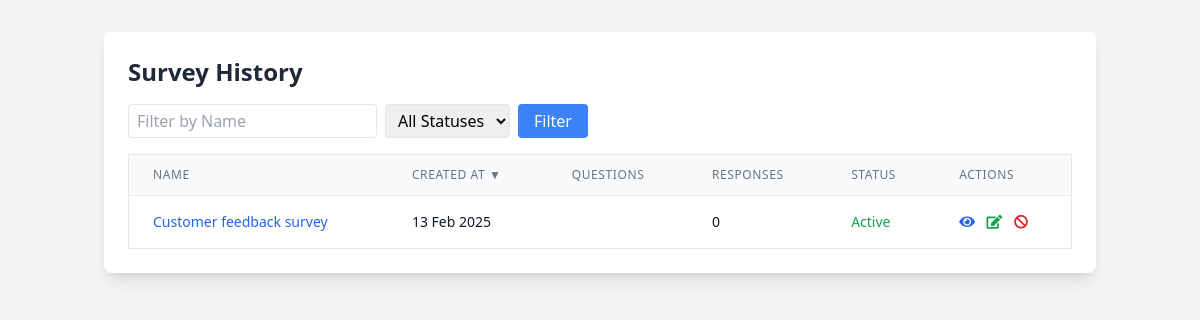
The app's page /survey/survey/history/ (signed in), older data.
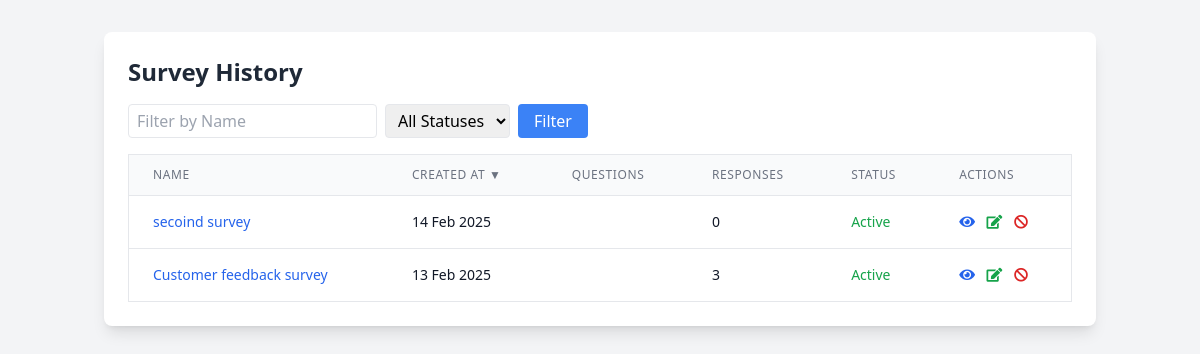
The same page, newer data.
### surveys/models.py (models this page shows, shortened)
class Survey(models.Model):
    title = models.CharField(max_length=200)
    description = models.TextField(blank=True, null=True)
    user = models.ForeignKey(
        settings.AUTH_USER_MODEL,
        on_delete=models.CASCADE,
        related_name='surveys',
        null=True  # Allow existing surveys to remain
    )
    created_at = models.DateTimeField(auto_now_add=True)
    updated_at = models.DateTimeField(auto_now=True)
    unique_link = models.CharField(max_length=16, unique=True, blank=True)
    external_link = models.CharField(max_length=16, unique=True, blank=True, null=True)
    max_external_responses = models.PositiveIntegerField(null=True, blank=True)
    external_response_count = models.PositiveIntegerField(default=0)
    is_active = models.BooleanField(default=True)  # New field to track survey activation status
    expiry_datetime = models.DateTimeField(null=True, blank=True)
    is_expired = models.BooleanField(default=False)
    points = models.IntegerField(default=0)

### surveys/views.py (the view)
# urls.py: path('survey/history/', SurveyHistoryView.as_view(), name='survey_history'),
class SurveyHistoryView(LoginRequiredMixin, View):
    def get(self, request):
        sort_by = request.GET.get('sort', 'created_at')
        sort_order = request.GET.get('order', 'desc')
        name_filter = request.GET.get('name', '')
        status_filter = request.GET.get('status', '')
        surveys = Survey.objects.filter(user=request.user)
        if name_filter:
            surveys = surveys.filter(title__icontains=name_filter)
        if status_filter:
            surveys = surveys.filter(is_active=(status_filter == 'active'))
        if sort_order == 'asc':
            surveys = surveys.order_by(sort_by)
        else:
            surveys = surveys.order_by(f'-{sort_by}')
        surveys = surveys.annotate(
            num_responses=Count('responses'),
        )
        context = {
            'surveys': surveys,
            'sort_by': sort_by,
            'sort_order': sort_order,
            'name_filter': name_filter,
            'status_filter': status_filter,
        }
        return render(request, 'surveys/survey_history.html', context)

### templates/surveys/survey_history.html (shortened to what this page needs)
<!DOCTYPE html>
<html lang="en">
<head>
    <script src="https://cdn.tailwindcss.com"></script>
    <link rel="stylesheet" href="https://cdnjs.cloudflare.com/ajax/libs/font-awesome/5.15.4/css/all.min.css">
</head>
<body class="bg-gray-100 min-h-screen">
    <div class="container mx-auto px-4 py-8">
        <div class="bg-white rounded-lg shadow-lg p-6">
            <h2 class="text-2xl font-semibold text-gray-800 mb-4">Survey History</h2>
            <form method="get" class="mb-4 flex space-x-2">
                <input type="text" name="name" placeholder="Filter by Name"
                       value="{{ name_filter }}"
                       class="px-2 py-1 border rounded">
                <select name="status" class="px-2 py-1 border rounded">
                    <option value="">All Statuses</option>
                </select>
                <button type="submit" class="px-4 py-1 bg-blue-500 text-white rounded">Filter</button>
            </form>
            <div class="overflow-x-auto">
                <table class="min-w-full bg-white border border-gray-200">
                    <thead>
                        <tr class="bg-gray-50">
                            <th class="px-6 py-3 border-b border-gray-200 text-left text-xs leading-4 font-medium text-gray-500 uppercase tracking-wider">
                                <a href="?sort=title&order={% if sort_by == 'title' and sort_order == 'asc' %}desc{% else %}asc{% endif %}">
                                    Name
                                </a>
                            </th>
                            <th class="px-6 py-3 border-b border-gray-200 text-left text-xs leading-4 font-medium text-gray-500 uppercase tracking-wider">
                                <a href="?sort=created_at&order={% if sort_by == 'created_at' and sort_order == 'asc' %}desc{% else %}asc{% endif %}">
                                    Created At
                                    {% if sort_by == 'created_at' %}
                                        {% if sort_order == 'asc' %}▲{% else %}▼{% endif %}
                                    {% endif %}
                                </a>
                            </th>
                            <th class="px-6 py-3 border-b border-gray-200 text-left text-xs leading-4 font-medium text-gray-500 uppercase tracking-wider">
                                <a href="?sort=num_questions&order={% if sort_by == 'num_questions' and sort_order == 'asc' %}desc{% else %}asc{% endif %}">
                                    Questions
                                </a>
                            </th>
                            <th class="px-6 py-3 border-b border-gray-200 text-left text-xs leading-4 font-medium text-gray-500 uppercase tracking-wider">
                                <a href="?sort=num_responses&order={% if sort_by == 'num_responses' and sort_order == 'asc' %}desc{% else %}asc{% endif %}">
                                    Responses
                                </a>
                            </th>
                            <th class="px-6 py-3 border-b border-gray-200 text-left text-xs leading-4 font-medium text-gray-500 uppercase tracking-wider">
                                <a href="?sort=is_active&order={% if sort_by == 'is_active' and sort_order == 'asc' %}desc{% else %}asc{% endif %}">
                                    Status
                                </a>
                            </th>
                            <th class="px-6 py-3 border-b border-gray-200 text-left text-xs leading-4 font-medium text-gray-500 uppercase tracking-wider">Actions</th>
                        </tr>
                    </thead>
                    <tbody class="bg-white divide-y divide-gray-200">
                        {% for survey in surveys %}
                        <tr class="hover:bg-gray-50">
                            <td class="px-6 py-4 whitespace-nowrap text-sm text-gray-900">
                                <a href="{% url 'surveys:survey_detail' survey.id %}" class="text-blue-600 hover:text-blue-800">
                                    {{ survey.title }}
                                </a>
                            </td>
                            <td class="px-6 py-4 whitespace-nowrap text-sm text-gray-900">
                                {{ survey.created_at|date:"d M Y" }}
                            </td>
                            <td class="px-6 py-4 whitespace-nowrap text-sm text-gray-900">
                            </td>
                            <td class="px-6 py-4 whitespace-nowrap text-sm text-gray-900">
                                {{ survey.num_responses }}
                            </td>
                            <td class="px-6 py-4 whitespace-nowrap text-sm text-gray-900">
                                <span class="{% if survey.is_active %}text-green-600{% else %}text-red-600{% endif %}">
                                    {{ survey.is_active|yesno:"Active,Inactive" }}
                                </span>
                            </td>
                            <td class="px-6 py-4 whitespace-nowrap text-sm text-gray-900 space-x-2">
                                <a href="{% url 'surveys:survey_detail' survey.id %}" class="text-blue-600 hover:text-blue-800" title="View Details">
                                    <i class="fas fa-eye"></i>
                                </a>
                                {% if survey.is_active %}
                                <a href="{% url 'surveys:edit_survey' survey.id %}" class="text-green-600 hover:text-green-800" title="Edit Survey">
                                    <i class="fas fa-edit"></i>
                                </a>
                                <form method="post" action="{% url 'surveys:deactivate_survey' survey.id %}" style="display:inline;">
                                    <button type="submit" class="text-red-600 hover:text-red-800" title="Deactivate Survey">
                                        <i class="fas fa-ban"></i>
                                    </button>
                                </form>
                                {% endif %}
                            </td>
                        </tr>
                        {% empty %}
                        <tr>
                            <td colspan="6" class="text-center py-4 text-gray-500">
                                No surveys found.
                            </td>
                        </tr>
                        {% endfor %}
                    </tbody>
                </table>
            </div>
        </div>
    </div>
</body>
</html>

Row changes from the older to the newer data that the page shows:
added Survey: title "secoind survey", created_at "14 Feb 2025", num_responses "0", is_active "Active"
changed Survey "Customer feedback survey": num_responses "0" → "3"
